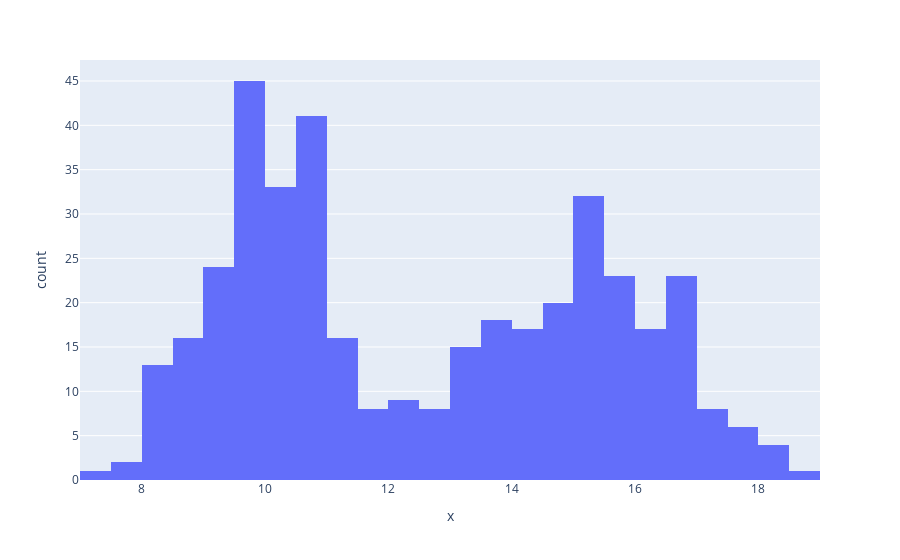

The notebook cell saved with this chart:
### Code cell
px.histogram(bimodal, x="x", nbins = 40)

### Figure 1 — Plotly figure (JSON) as saved in the notebook; plotly's stock layout.template omitted (floating-point values rounded to 4 significant figures; data arrays with more than 128 entries replaced by an {"elided": "..."} marker saying what was removed)
{"data": [{"alignmentgroup": "True", "bingroup": "x", "hovertemplate": "x=%{x}<br>count=%{y}<extra></extra>", "legendgroup": "", "marker": {"color": "#636efa"}, "name": "", "nbinsx": 40, "offsetgroup": "", "orientation": "v", "showlegend": false, "type": "histogram", "x": {"elided": "400 float values"}, "xaxis": "x", "yaxis": "y"}], "layout": {"barmode": "relative", "legend": {"tracegroupgap": 0}, "margin": {"t": 60}, "xaxis": {"anchor": "y", "domain": [0, 1], "title": {"text": "x"}}, "yaxis": {"anchor": "x", "domain": [0, 1], "title": {"text": "count"}}}}
